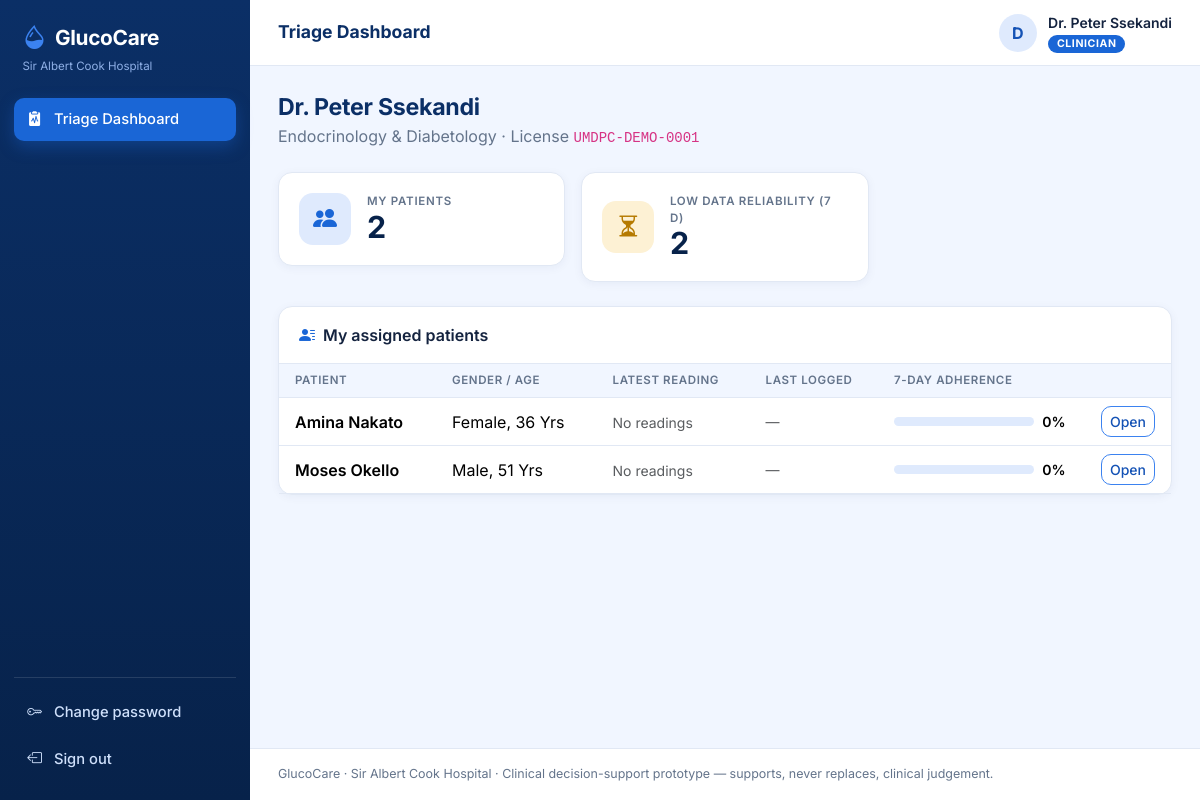
Screenshot of /clinician/dashboard.php (signed in) with the database file from the repository.
### tables this page shows
CREATE TABLE IF NOT EXISTS `clinicians` (
    `clinician_id` INT AUTO_INCREMENT PRIMARY KEY,
    `user_id` INT NOT NULL UNIQUE,
    `full_name` VARCHAR(100) NOT NULL,
    `specialization` VARCHAR(100) NOT NULL,
    `license_no` VARCHAR(50) NOT NULL UNIQUE,
    CONSTRAINT `fk_clinicians_user` FOREIGN KEY (`user_id`) REFERENCES `users`(`user_id`) ON DELETE CASCADE
);

CREATE TABLE IF NOT EXISTS `patients` (
    `patient_id` INT AUTO_INCREMENT PRIMARY KEY,
    `user_id` INT NOT NULL UNIQUE,
    `clinician_id` INT NULL,
    `full_name` VARCHAR(100) NOT NULL,
    `date_of_birth` DATE NOT NULL,
    `gender` ENUM('male','female','other') NOT NULL,
    `phone` VARCHAR(20) NOT NULL,
    `assigned_at` TIMESTAMP NULL DEFAULT NULL,
    CONSTRAINT `fk_patients_user` FOREIGN KEY (`user_id`) REFERENCES `users`(`user_id`) ON DELETE CASCADE,
    CONSTRAINT `fk_patients_clinician` FOREIGN KEY (`clinician_id`) REFERENCES `clinicians`(`clinician_id`) ON DELETE SET NULL
);

### includes/functions.php (called while the page is built, shortened)
<?php
function e($value): string
{
    return htmlspecialchars((string)$value, ENT_QUOTES, 'UTF-8');
}
function calc_age(string $dob): int
{
    return (new DateTime($dob))->diff(new DateTime())->y;
}

### includes/auth.php (called while the page is built, shortened)
<?php
require_once __DIR__ . '/functions.php';
function is_logged_in(): bool
{
    return !empty($_SESSION['user_id']);
}
function current_user(): ?array
{
    return [
        'user_id'      => (int)$_SESSION['user_id'],
        'username'     => $_SESSION['username'],
        'role'         => $_SESSION['role'],
        'email'        => $_SESSION['email'] ?? '',
        'full_name'    => $_SESSION['full_name'] ?? $_SESSION['username'],
        'patient_id'   => $_SESSION['patient_id'] ?? null,
        'clinician_id' => $_SESSION['clinician_id'] ?? null,
    ];
}

### clinician/dashboard.php (the view, shortened to what this page needs)
<?php
require_once __DIR__ . '/../includes/auth.php';
$pdo = get_db_connection();
$clinicianId = (int)$_SESSION['clinician_id'];
$stmt = $pdo->prepare('SELECT * FROM clinicians WHERE clinician_id = ?');
$stmt->execute([$clinicianId]);
$doc = $stmt->fetch();
$stmt = $pdo->prepare('
    SELECT p.patient_id, p.full_name, p.gender, p.date_of_birth, p.phone, u.created_at AS registered_at,
           (SELECT glucose_value FROM glucose_readings g WHERE g.patient_id = p.patient_id ORDER BY logged_at DESC LIMIT 1) AS latest_value,
           (SELECT meal_context  FROM glucose_readings g WHERE g.patient_id = p.patient_id ORDER BY logged_at DESC LIMIT 1) AS latest_context,
           (SELECT logged_at     FROM glucose_readings g WHERE g.patient_id = p.patient_id ORDER BY logged_at DESC LIMIT 1) AS last_at,
           t.hypo_threshold, t.severe_hypo_threshold, t.critical_high_threshold, t.target_fasting_max, t.target_postprandial_max
    FROM patients p
    JOIN users u ON u.user_id = p.user_id
    JOIN patient_thresholds t ON t.patient_id = p.patient_id
    WHERE p.clinician_id = ?
    ORDER BY p.full_name');
$stmt->execute([$clinicianId]);
$patients = $stmt->fetchAll();
$lowConfidence = 0;
foreach ($patients as &$p) {
    $p['adh'] = adherence_stats($pdo, (int)$p['patient_id'], $p['registered_at'], 7);
    if (data_confidence($p['adh']['pct']) === 'low') {
        $lowConfidence++;
    }
}
$page_title = 'Triage Dashboard';
require __DIR__ . '/../includes/header.php';
?>
<div class="page-head">
    <div>
        <h2><?= e($doc['full_name']) ?></h2>
        <p><?= e($doc['specialization']) ?> · License <code><?= e($doc['license_no']) ?></code></p>
    </div>
</div>
<div class="row g-3 mb-4">
    <div class="col-sm-6 col-lg-4"><div class="card"><div class="card-body stat">
        <div class="stat-icon"><i class="bi bi-people-fill"></i></div>
        <div><div class="stat-label">My patients</div><div class="stat-value"><?= count($patients) ?></div></div>
    </div></div></div>
    <div class="col-sm-6 col-lg-4"><div class="card"><div class="card-body stat">
        <div class="stat-icon warn"><i class="bi bi-hourglass-split"></i></div>
        <div><div class="stat-label">Low data reliability (7 d)</div><div class="stat-value"><?= $lowConfidence ?></div></div>
    </div></div></div>
</div>
<div class="card">
    <div class="card-header"><i class="bi bi-person-lines-fill text-primary me-2"></i>My assigned patients</div>
    <div class="table-responsive">
        <table class="table table-hover mb-0">
            <thead><tr><th class="ps-3">Patient</th><th>Gender / Age</th><th>Latest reading</th><th>Last logged</th><th>7-day adherence</th><th class="text-end pe-3"></th></tr></thead>
            <tbody>
            <?php foreach ($patients as $p): ?>
                <tr>
                    <td class="ps-3 fw-semibold"><?= e($p['full_name']) ?></td>
                    <td class="text-capitalize"><?= e($p['gender']) ?>, <?= calc_age($p['date_of_birth']) ?> yrs</td>
                    <td>
                        <?php if ($p['latest_value'] !== null):
                            [$bt, $bc] = band_label(reading_band((float)$p['latest_value'], $p['latest_context'], $p)); ?>
                            <strong><?= e($p['latest_value'] + 0) ?></strong> <span class="chip <?= $bc ?>"><?= $bt ?></span>
                        <?php else: ?><span class="text-muted small">No readings</span><?php endif; ?>
                    </td>
                    <td class="small text-muted"><?= $p['last_at'] ? e(date('d M, H:i', strtotime($p['last_at']))) : '—' ?></td>
                    <td style="min-width:150px">
                        <div class="d-flex align-items-center gap-2">
                            <div class="meter flex-grow-1"><span style="width:<?= $p['adh']['pct'] ?>%"></span></div>
                            <span class="small fw-semibold"><?= $p['adh']['pct'] + 0 ?>%</span>
                        </div>
                    </td>
                    <td class="text-end pe-3"><a class="btn btn-sm btn-outline-primary" href="patient.php?id=<?= (int)$p['patient_id'] ?>">Open</a></td>
                </tr>
            <?php endforeach; ?>
            </tbody>
        </table>
    </div>
</div>
<?php require __DIR__ . '/../includes/footer.php'; ?>

### includes/header.php (shortened to what this page needs)
<?php
require_once __DIR__ . '/auth.php';
$page_title = $page_title ?? APP_NAME;
$layout = $layout ?? 'app';
$user = current_user();
$flash = take_flash();
$currentScript = ltrim(str_replace('\\', '/', $_SERVER['SCRIPT_NAME'] ?? ''), '/');
?>
<!DOCTYPE html>
<html lang="en">
<head>
    <link href="https://cdn.jsdelivr.net/npm/bootstrap@5.3.2/dist/css/bootstrap.min.css" rel="stylesheet">
    <link href="https://cdn.jsdelivr.net/npm/bootstrap-icons@1.11.3/font/bootstrap-icons.min.css" rel="stylesheet">
    <link href="<?= BASE_URL ?>assets/css/style.css" rel="stylesheet">
</head>
<body class="layout-<?= e($layout) ?>">
<?php if ($layout === 'auth'): ?>
<div class="auth-wrap">
    <aside class="auth-hero">
        <div class="brand brand-light"><i class="bi bi-droplet-half"></i> <?= e(APP_NAME) ?></div>
        <div class="auth-hero-body">
            <h1>Smarter diabetes care, shared between patient and doctor.</h1>
            <p>Log your readings at home. Your care team gets clear, explainable alerts when it matters.</p>
            <ul class="hero-points">
                <li><i class="bi bi-shield-check"></i> Role-based, private by design</li>
                <li><i class="bi bi-person-check"></i> Doctors see only their own patients</li>
                <li><i class="bi bi-journal-check"></i> Every action is audited</li>
            </ul>
        </div>
        <div class="auth-hero-foot"><?= e(HOSPITAL_NAME) ?> · Sentema Road, Kampala</div>
    </aside>
    <main class="auth-panel">
        <div class="auth-card">
<?php if ($flash): ?>
            <div class="alert alert-<?= e($flash['type']) ?> shadow-sm"><?= e($flash['message']) ?></div>
<?php endif; ?>
<?php else: ?>
<div class="app-shell">
    <aside class="sidebar" id="sidebar">
        <a class="brand" href="<?= BASE_URL ?>"><i class="bi bi-droplet-half"></i> <?= e(APP_NAME) ?></a>
        <div class="sidebar-hospital"><?= e(HOSPITAL_NAME) ?></div>
        <nav class="sidebar-nav">
            <?php foreach (nav_items($user['role']) as [$path, $label, $icon]): ?>
                <a href="<?= BASE_URL . $path ?>" class="<?= $currentScript !== '' && str_ends_with($currentScript, $path) ? 'active' : '' ?>">
                    <i class="bi <?= e($icon) ?>"></i><span><?= e($label) ?></span>
                </a>
            <?php endforeach; ?>
        </nav>
        <div class="sidebar-foot">
            <a href="<?= BASE_URL ?>change_password.php"><i class="bi bi-key"></i><span>Change password</span></a>
            <a href="<?= BASE_URL ?>logout.php"><i class="bi bi-box-arrow-left"></i><span>Sign out</span></a>
        </div>
    </aside>
    <div class="app-main">
        <header class="topbar">
            <div class="topbar-title"><?= e($page_title) ?></div>
            <div class="topbar-user">
                <div class="avatar"><?= e(strtoupper(substr($user['full_name'], 0, 1))) ?></div>
                <div class="d-none d-sm-block lh-sm">
                    <div class="fw-semibold small"><?= e($user['full_name']) ?></div>
                    <span class="role-pill role-<?= e($user['role']) ?>"><?= e($user['role']) ?></span>
                </div>
            </div>
        </header>
        <main class="content">
<?php endif; ?>

### assets/css/style.css (style rules this page uses)
:root { --blue-950: #07224a; --blue-900: #0b2f66; --blue-800: #0f3f87; --blue-700: #1452b5; --blue-600: #1a66d6; --blue-500: #3b82f0; --blue-200: #bfd7fb; --blue-100: #dfeafd; --blue-50: #f1f6ff; --ink: #14233f; --muted: #64748b; --line: #e1e8f4; --ok: #12a06b; --warn: #e8a317; --danger: #d9435b; --radius: 14px; --bs-primary: var(--blue-600); --bs-primary-rgb: 26, 102, 214; --bs-link-color: var(--blue-700); --bs-link-hover-color: var(--blue-900); --bs-body-font-family: 'Inter', system-ui, -apple-system, 'Segoe UI', Roboto, sans-serif; --bs-body-color: var(--ink); }
body { background: var(--blue-50); color: var(--ink); font-family: var(--bs-body-font-family); }
.btn-outline-primary { --bs-btn-color: var(--blue-700); --bs-btn-border-color: var(--blue-500); --bs-btn-hover-bg: var(--blue-600); --bs-btn-hover-border-color: var(--blue-600); }
.btn { border-radius: 10px; font-weight: 500; }
.text-primary { color: var(--blue-600) !important; }
.app-shell { display: flex; min-height: 100vh; }
.sidebar { width: 250px; flex-shrink: 0; background: linear-gradient(180deg, var(--blue-900), var(--blue-950)); color: #cfe0fb; display: flex; flex-direction: column; padding: 1.25rem .9rem; position: sticky; top: 0; height: 100vh; }
.brand { display: flex; align-items: center; gap: .55rem; font-weight: 700; font-size: 1.3rem; color: #fff; text-decoration: none; letter-spacing: -.3px; padding: 0 .5rem; }
.brand i { color: var(--blue-500); font-size: 1.5rem; }
.sidebar-hospital { font-size: .72rem; color: #8fb0e6; padding: .15rem .5rem 1.4rem; }
.sidebar-nav { display: flex; flex-direction: column; gap: .2rem; flex: 1; }
.sidebar a:not(.brand) { display: flex; align-items: center; gap: .75rem; padding: .65rem .8rem; border-radius: 10px; color: #cfe0fb; text-decoration: none; font-size: .92rem; font-weight: 500; transition: background .15s; }
.sidebar a.active { background: var(--blue-600); color: #fff; box-shadow: 0 6px 16px rgba(26,102,214,.35); }
.sidebar-foot { border-top: 1px solid rgba(255,255,255,.12); padding-top: .8rem; display: flex; flex-direction: column; gap: .2rem; }
.app-main { flex: 1; min-width: 0; display: flex; flex-direction: column; }
.topbar { display: flex; align-items: center; gap: 1rem; padding: .85rem 1.75rem; background: #fff; border-bottom: 1px solid var(--line); position: sticky; top: 0; z-index: 20; }
.topbar-title { font-weight: 700; font-size: 1.1rem; color: var(--blue-900); flex: 1; }
.topbar-user { display: flex; align-items: center; gap: .7rem; }
.avatar { width: 38px; height: 38px; border-radius: 50%; background: var(--blue-100); color: var(--blue-700); display: grid; place-items: center; font-weight: 700; }
.role-pill { font-size: .66rem; font-weight: 700; letter-spacing: .6px; text-transform: uppercase; padding: .15rem .55rem; border-radius: 20px; background: var(--blue-100); color: var(--blue-700); }
.role-clinician { background: var(--blue-600); color: #fff; }
.content { padding: 1.75rem; flex: 1; }
.card { border: 1px solid var(--line); border-radius: var(--radius); box-shadow: 0 2px 10px rgba(11,47,102,.05); background: #fff; }
.card-header { background: transparent; border-bottom: 1px solid var(--line); font-weight: 600; padding: 1rem 1.25rem; }
.card-body { padding: 1.25rem; }
.page-head { display: flex; flex-wrap: wrap; align-items: center; justify-content: space-between; gap: 1rem; margin-bottom: 1.4rem; }
.page-head h2 { font-size: 1.45rem; font-weight: 700; color: var(--blue-900); margin: 0; letter-spacing: -.3px; }
.page-head p { margin: .15rem 0 0; color: var(--muted); }
.stat { display: flex; align-items: center; gap: 1rem; }
.stat-icon { width: 52px; height: 52px; border-radius: 14px; display: grid; place-items: center; font-size: 1.5rem; background: var(--blue-100); color: var(--blue-600); }
.stat-icon.warn { background: #fdf1d4; color: #b57a00; }
.stat-label { font-size: .72rem; text-transform: uppercase; letter-spacing: .7px; color: var(--muted); font-weight: 600; }
.stat-value { font-size: 1.9rem; font-weight: 700; line-height: 1.1; color: var(--blue-950); }
.table { --bs-table-bg: transparent; }
.table thead th { font-size: .72rem; text-transform: uppercase; letter-spacing: .6px; color: var(--muted); font-weight: 600; background: var(--blue-50); border-bottom: 1px solid var(--line); white-space: nowrap; }
.table td { vertical-align: middle; border-color: var(--line); }
.meter { height: 9px; border-radius: 9px; background: var(--blue-100); overflow: hidden; }

### rows the page displays
clinicians: full_name "D", full_name "Dr. Peter Ssekandi", specialization "Endocrinology & Diabetology", license_no "UMDPC-DEMO-0001"
patients: full_name "Amina Nakato", gender "Female", date_of_birth "36", pct "0"
patients: full_name "Moses Okello", gender "Male", date_of_birth "51", pct "0"

### other values shown
APP_NAME "GlucoCare"
HOSPITAL_NAME "Sir Albert Cook Hospital"
$label "Triage Dashboard"
$page_title "Triage Dashboard"
$user['role'] "CLINICIAN"
count($patients) "2"
$lowConfidence "2"
